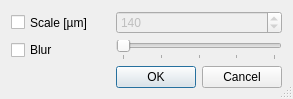
<?xml version="1.0" encoding="UTF-8"?>
<ui version="4.0">
 <class>Load_Scan_Menu</class>
 <widget class="QDialog" name="Load_Scan_Menu">
  <property name="geometry">
   <rect>
    <x>0</x>
    <y>0</y>
    <width>293</width>
    <height>98</height>
   </rect>
  </property>
  <property name="windowTitle">
   <string>Load scan</string>
  </property>
  <property name="sizeGripEnabled">
   <bool>true</bool>
  </property>
  <property name="modal">
   <bool>true</bool>
  </property>
  <layout class="QGridLayout" name="gridLayout">
   <item row="0" column="0">
    <widget class="QCheckBox" name="scale">
     <property name="sizePolicy">
      <sizepolicy hsizetype="MinimumExpanding" vsizetype="Preferred">
       <horstretch>0</horstretch>
       <verstretch>0</verstretch>
      </sizepolicy>
     </property>
     <property name="toolTip">
      <string>&lt;html&gt;&lt;head/&gt;&lt;body&gt;&lt;p&gt;You can choose to down-/up scale this scan.&lt;/p&gt;&lt;/body&gt;&lt;/html&gt;</string>
     </property>
     <property name="text">
      <string>Scale [µm]</string>
     </property>
    </widget>
   </item>
   <item row="0" column="1">
    <widget class="QSpinBox" name="scale_value">
     <property name="enabled">
      <bool>false</bool>
     </property>
     <property name="sizePolicy">
      <sizepolicy hsizetype="MinimumExpanding" vsizetype="Fixed">
       <horstretch>0</horstretch>
       <verstretch>0</verstretch>
      </sizepolicy>
     </property>
     <property name="minimum">
      <number>1</number>
     </property>
     <property name="maximum">
      <number>10000</number>
     </property>
     <property name="value">
      <number>140</number>
     </property>
    </widget>
   </item>
   <item row="1" column="0">
    <widget class="QCheckBox" name="blur">
     <property name="sizePolicy">
      <sizepolicy hsizetype="MinimumExpanding" vsizetype="Preferred">
       <horstretch>0</horstretch>
       <verstretch>0</verstretch>
      </sizepolicy>
     </property>
     <property name="toolTip">
      <string>&lt;html&gt;&lt;head/&gt;&lt;body&gt;&lt;p&gt;You can choose to use a gaussian blur filter on this scan.&lt;/p&gt;&lt;/body&gt;&lt;/html&gt;</string>
     </property>
     <property name="text">
      <string>Blur</string>
     </property>
    </widget>
   </item>
   <item row="1" column="1">
    <widget class="QSlider" name="blur_slider">
     <property name="maximum">
      <number>4</number>
     </property>
     <property name="orientation">
      <enum>Qt::Horizontal</enum>
     </property>
     <property name="tickPosition">
      <enum>QSlider::TicksBelow</enum>
     </property>
     <property name="tickInterval">
      <number>1</number>
     </property>
    </widget>
   </item>
   <item row="2" column="1">
    <widget class="QDialogButtonBox" name="buttonBox">
     <property name="orientation">
      <enum>Qt::Horizontal</enum>
     </property>
     <property name="standardButtons">
      <set>QDialogButtonBox::Cancel|QDialogButtonBox::Ok</set>
     </property>
    </widget>
   </item>
  </layout>
 </widget>
 <resources/>
 <connections>
  <connection>
   <sender>buttonBox</sender>
   <signal>rejected()</signal>
   <receiver>Load_Scan_Menu</receiver>
   <slot>reject()</slot>
   <hints>
    <hint type="sourcelabel">
     <x>250</x>
     <y>85</y>
    </hint>
    <hint type="destinationlabel">
     <x>175</x>
     <y>79</y>
    </hint>
   </hints>
  </connection>
  <connection>
   <sender>scale</sender>
   <signal>clicked()</signal>
   <receiver>Load_Scan_Menu</receiver>
   <slot>enable_scale()</slot>
   <hints>
    <hint type="sourcelabel">
     <x>48</x>
     <y>21</y>
    </hint>
    <hint type="destinationlabel">
     <x>37</x>
     <y>5</y>
    </hint>
   </hints>
  </connection>
  <connection>
   <sender>blur</sender>
   <signal>clicked()</signal>
   <receiver>Load_Scan_Menu</receiver>
   <slot>enable_blur()</slot>
   <hints>
    <hint type="sourcelabel">
     <x>75</x>
     <y>58</y>
    </hint>
    <hint type="destinationlabel">
     <x>83</x>
     <y>28</y>
    </hint>
   </hints>
  </connection>
  <connection>
   <sender>buttonBox</sender>
   <signal>accepted()</signal>
   <receiver>Load_Scan_Menu</receiver>
   <slot>load_scan()</slot>
   <hints>
    <hint type="sourcelabel">
     <x>175</x>
     <y>85</y>
    </hint>
    <hint type="destinationlabel">
     <x>68</x>
     <y>77</y>
    </hint>
   </hints>
  </connection>
  <connection>
   <sender>blur_slider</sender>
   <signal>valueChanged(int)</signal>
   <receiver>Load_Scan_Menu</receiver>
   <slot>slider_changed()</slot>
   <hints>
    <hint type="sourcelabel">
     <x>112</x>
     <y>51</y>
    </hint>
    <hint type="destinationlabel">
     <x>8</x>
     <y>72</y>
    </hint>
   </hints>
  </connection>
 </connections>
 <slots>
  <slot>enable_scale()</slot>
  <slot>enable_blur()</slot>
  <slot>load_scan()</slot>
  <slot>slider_changed()</slot>
 </slots>
</ui>
